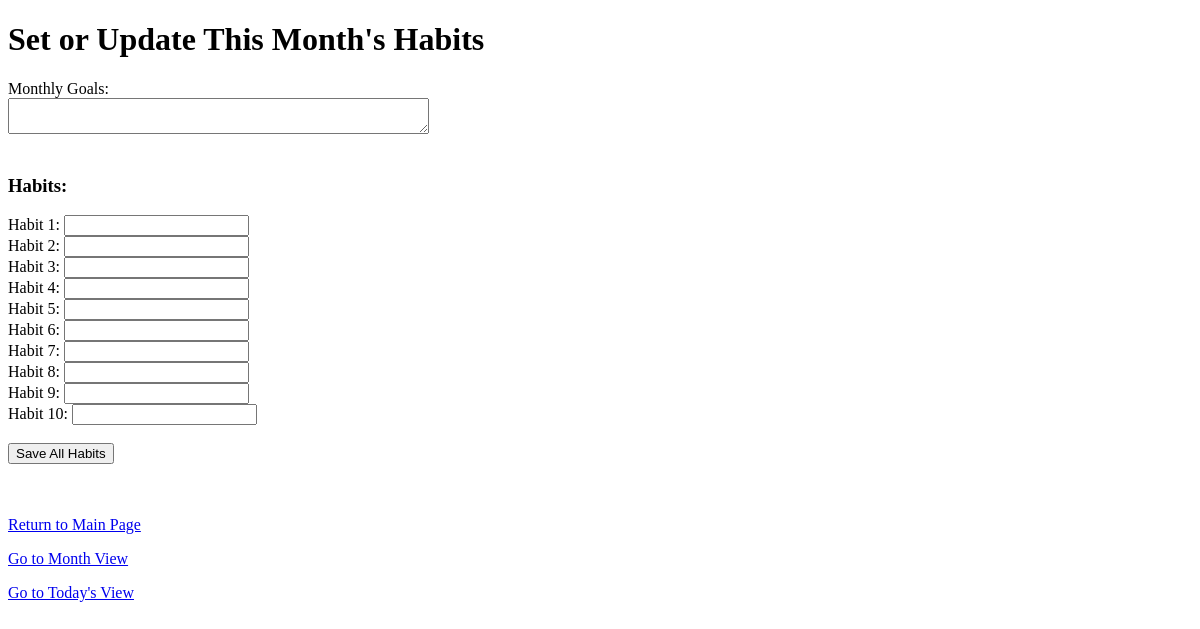
Page /set-habits/ (signed in) on the earlier database version.
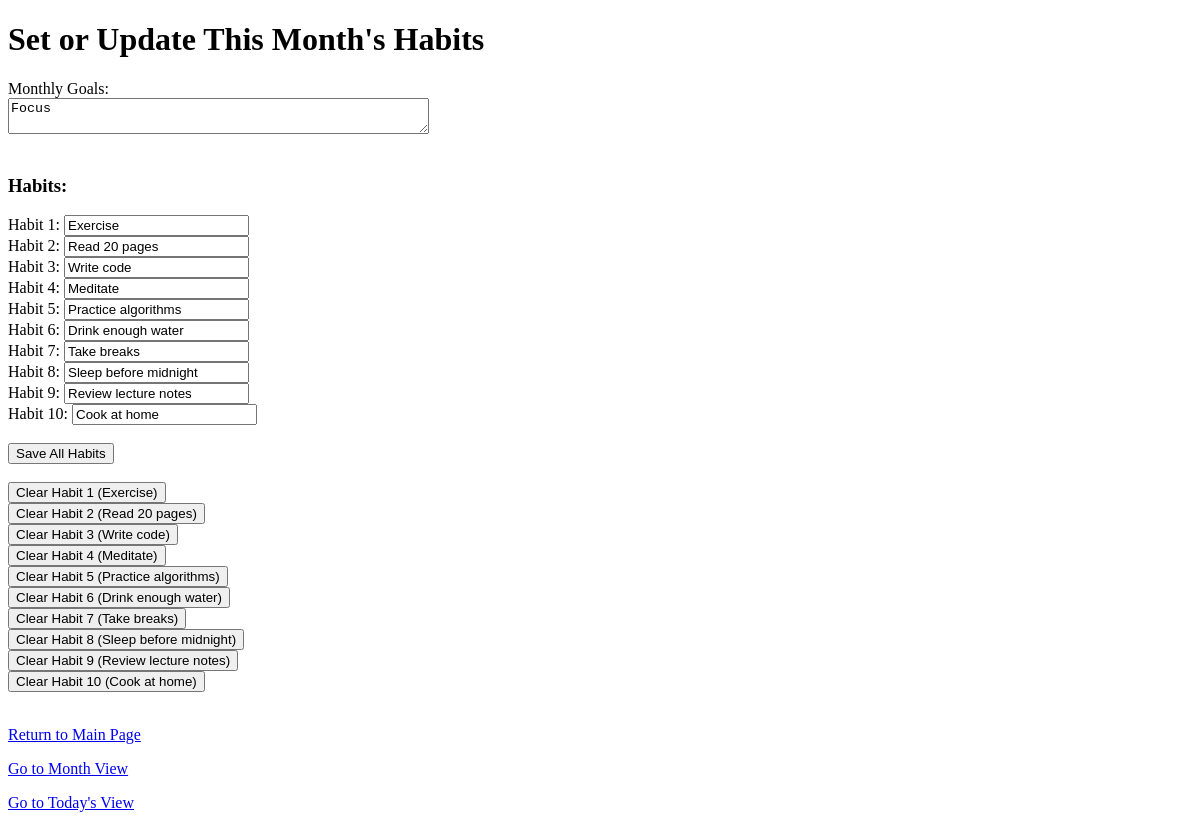
Same page on the later database version.
### mainpage/models.py (models this page shows, shortened)
class MonthlyHabits(models.Model):
    user_id = models.IntegerField()
    year = models.IntegerField()
    month = models.IntegerField()
    goal_text = models.TextField(blank=True)
    habit_1 = models.CharField(max_length=100, blank=True)
    habit_2 = models.CharField(max_length=100, blank=True)
    habit_3 = models.CharField(max_length=100, blank=True)
    habit_4 = models.CharField(max_length=100, blank=True)
    habit_5 = models.CharField(max_length=100, blank=True)
    habit_6 = models.CharField(max_length=100, blank=True)
    habit_7 = models.CharField(max_length=100, blank=True)
    habit_8 = models.CharField(max_length=100, blank=True)
    habit_9 = models.CharField(max_length=100, blank=True)
    habit_10 = models.CharField(max_length=100, blank=True)
    class Meta:
        unique_together = ("user_id", "year", "month")

### mainpage/views.py (the view, shortened to what this page needs)
# urls.py: path('set-habits/', set_habits_view, name='set_habits'),
@login_required
def set_habits_view(request):
    today = date.today()
    this_year = today.year
    this_month = today.month
    monthly_obj, _ = MonthlyHabits.objects.get_or_create(
        user_id=request.user.id,
        year=this_year,
        month=this_month
    )
    habits_with_index = [
        (1, monthly_obj.habit_1),
        (2, monthly_obj.habit_2),
        (3, monthly_obj.habit_3),
        (4, monthly_obj.habit_4),
        (5, monthly_obj.habit_5),
        (6, monthly_obj.habit_6),
        (7, monthly_obj.habit_7),
        (8, monthly_obj.habit_8),
        (9, monthly_obj.habit_9),
        (10, monthly_obj.habit_10),
    ]
    context = {
        "monthly_obj": monthly_obj,
        "habits_with_index": habits_with_index,
        "date": today,  # Pass the date to the template
    }
    return render(request, 'mainpage/set_habits.html', context)

### mainpage/templates/mainpage/set_habits.html (shortened to what this page needs)
<!DOCTYPE html>
<html>
<head>
</head>
<body>
  <h1>Set or Update This Month's Habits</h1>
  <form method="POST">
    <label for="goal_text">Monthly Goals:</label><br/>
    <textarea name="goal_text" id="goal_text" rows="2" cols="50">{{ monthly_obj.goal_text }}</textarea>
    <br/><br/>
    <h3>Habits:</h3>
    {% for idx, habit_value in habits_with_index %}
      <label>Habit {{ idx }}:</label>
      <input type="text" name="habit_{{ idx }}"
             value="{{ habit_value|default_if_none:'' }}">
      <br/>
    {% endfor %}
    <br/>
    <button type="submit">Save All Habits</button>
  </form>
  <br>
  {% for idx, habit_value in habits_with_index %}
    {% if habit_value %}
      <form method="POST" style="display:inline;">
        <button type="submit">Clear Habit {{ idx }} ({{ habit_value }})</button>
      </form>
      <br/>
    {% endif %}
  {% endfor %}
  <br/>
  <p><a href="{% url 'main_page' %}">Return to Main Page</a></p>
  <p><a href="{% url 'month_view' date.year date.month %}">Go to Month View</a></p>
  <div class="header-right">
    <a id="log-today-link" href="#">Go to Today's View</a>
  </div>
</body>
</html>

Differences in the rows shown:
added MonthlyHabits: goal_text "Focus", habits_with_index "Exercise" "Read 20 pages" "Write code" "Meditate" "Practice algorithms" "Drink enough water" "Take breaks" "Sleep before midnight" "Review lecture notes" "Cook at home", habits_with_index "Exercise" "Read 20 pages" "Write code" "Meditate" "Practice algorithms" "Drink enough water" "Take breaks" "Sleep before midnight" "Review lecture notes" "Cook at home"
Other differences:
new list line: "Clear Habit 1 ( )"
new list line: "Clear Habit 2 ( )"
new list line: "Clear Habit 3 ( )"
new list line: "Clear Habit 4 ( )"
new list line: "Clear Habit 5 ( )"
new list line: "Clear Habit 6 ( )"
new list line: "Clear Habit 7 ( )"
new list line: "Clear Habit 8 ( )"
new list line: "Clear Habit 9 ( )"
new list line: "Clear Habit 10 ( )"
